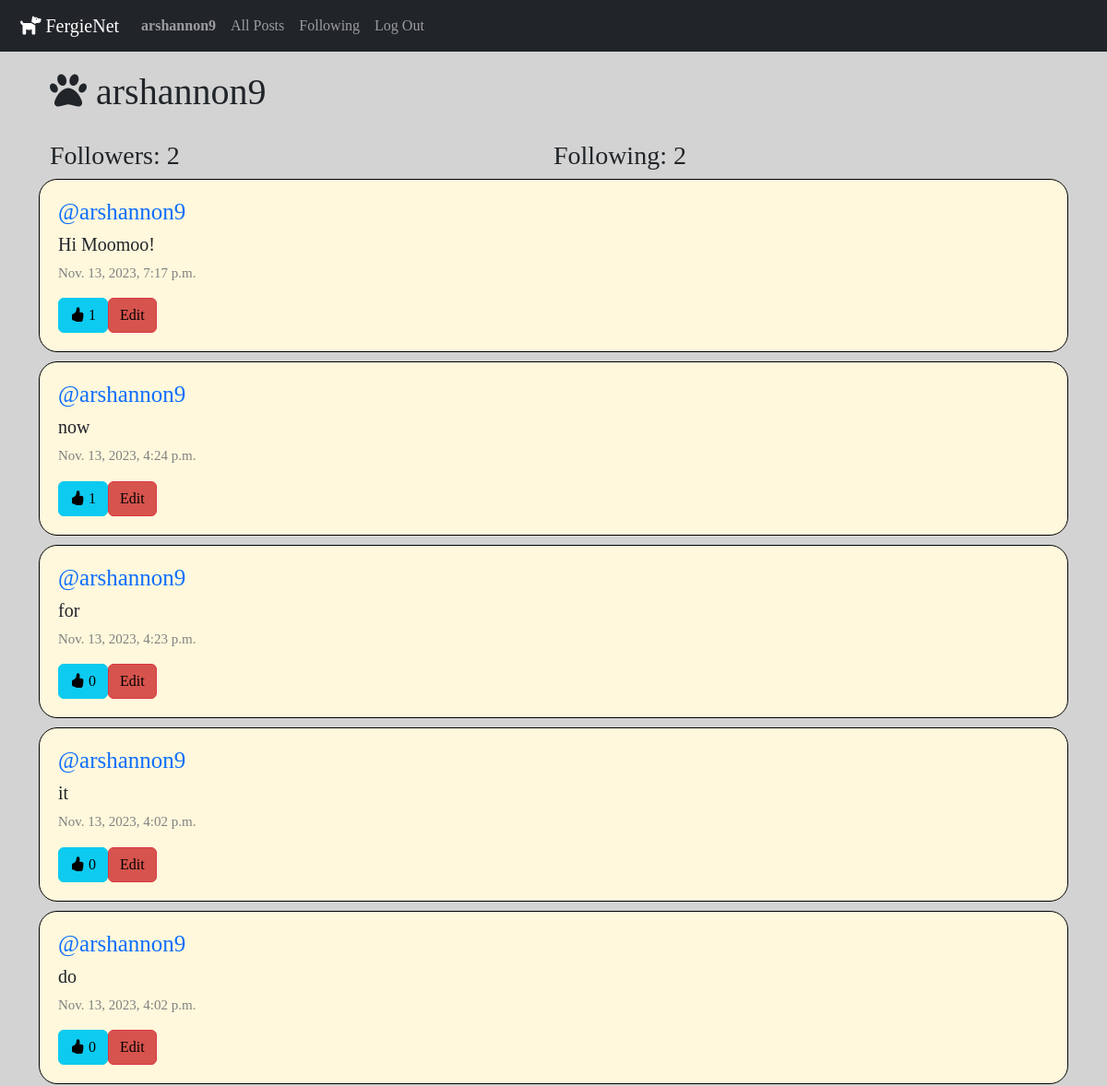
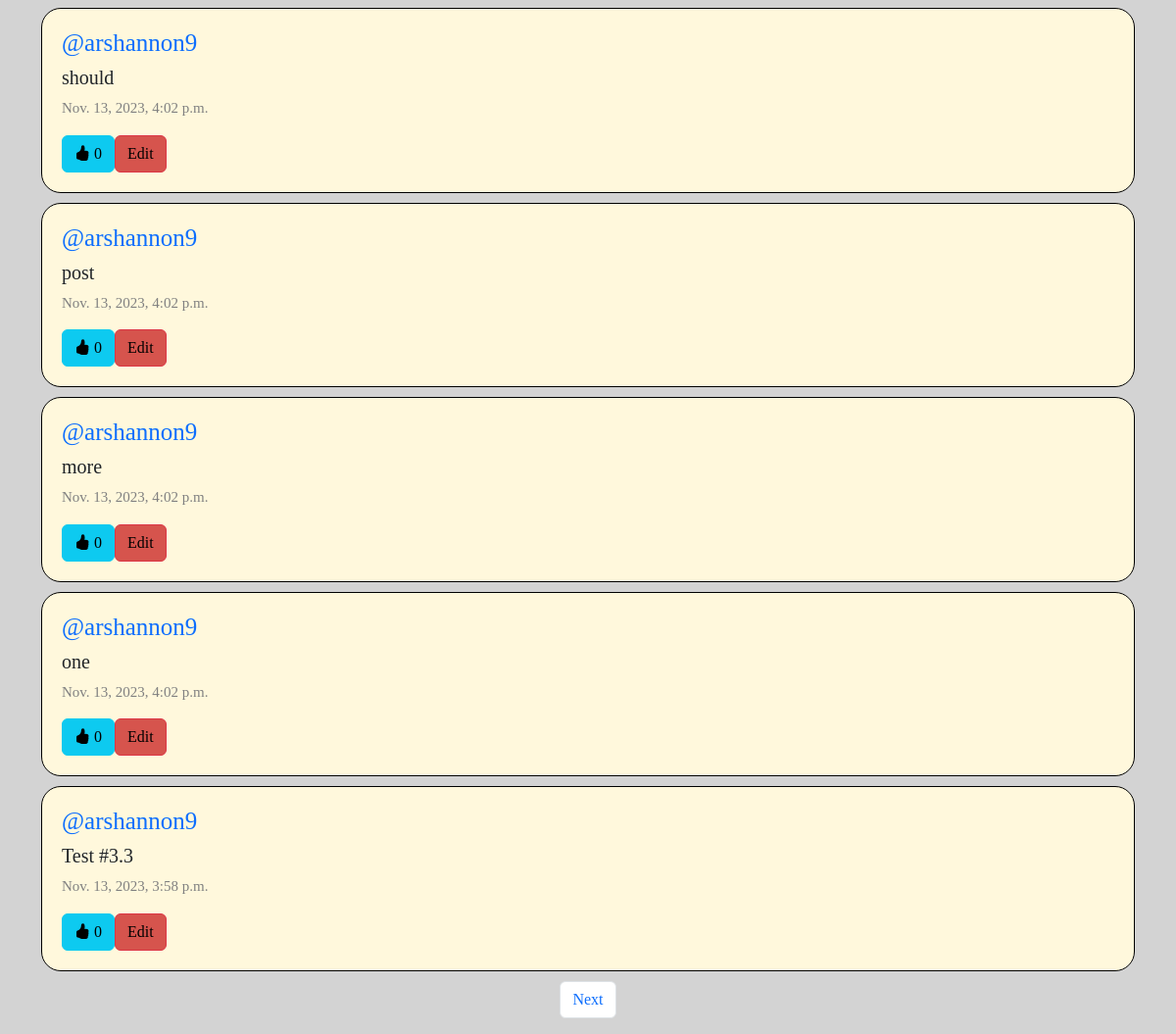
/profile/1 (signed in), run on the app's committed database (2 pictures, top to bottom).
### network/models.py (models this page shows, shortened)
class User(AbstractUser):
    pass

class Post(models.Model):
    user = models.ForeignKey(User, on_delete=models.CASCADE, related_name='author')
    content = models.CharField(max_length=280)
    date = models.DateTimeField(auto_now_add=True)
    like_count = models.IntegerField(default=0)

### network/views.py (the view)
# urls.py: path("profile/<int:user_id>", views.profile, name="profile"),
def profile(request, user_id):
    if request.user.is_authenticated:
        user = get_object_or_404(User, pk=user_id)
        all_posts = Post.objects.filter(user=user).order_by("id").reverse()
        followers = Follow.objects.filter(user_followed=user)
        following = Follow.objects.filter(user_following=user)
        is_following = followers.filter(user_following=request.user).exists()
        paginator = Paginator(all_posts, 10)
        page_number = request.GET.get("page")
        page_posts = paginator.get_page(page_number)
        all_likes = Like.objects.all()
        user_likes = []
        try:
            for like in all_likes:
                if like.user_liking.id == request.user.id:
                    user_likes.append(like.post_liked.id)
        except:
            user_likes = []
        return render(request, "network/profile.html", {
            "all_posts": all_posts,
            "page_posts": page_posts,
            "username": user.username,
            "followers": followers,
            "following": following,
            "is_following": is_following,
            "profile_user": user,
            "user_likes": user_likes
        })
    else:
        messages.warning(request, "You must be logged in to view that page.")
        return HttpResponseRedirect(reverse("login"))

### network/templates/network/profile.html (shortened to what this page needs)
{% extends "network/layout.html" %} {% block body %}
<div class="container-lg page-display">
  <div class="container-lg header">
    <h1><i class="fa-solid fa-paw"></i> {{ username }}</h1>
  </div>
  <div class="container-lg">
    <div class="follow-list">
      <h3 class="col-6">Followers: {{ followers.count }}</h3>
      <h3 class="col-6">Following: {{ following.count }}</h3>
    </div>
  </div>
  <div class="all-posts">
    {% for post in page_posts %}
    <div class="container-lg post-display">
      <h5 class="post-user"><a href="{% url 'profile' user_id=post.user.id %}" class="post-user-link">@{{ post.user }}</a></h5>
      <h6 class="post-content" id="content_{{ post.id }}">{{ post.content }}</h6>
      <p class="post-date">{{ post.date }}</p>
      <div class="post-buttons">
      {% if user.is_authenticated %}
        <button class="btn btn-info bi bi-hand-thumbs-up-fill" id="{{ post.id }}" onclick="likeHandler({{ post.id }}, {{ user_likes }})"> <span id="like_count_display_{{ post.id }}">{{ post.like_count }}</span></button>
        {% if user == post.user %}
        <div class="edit-button">
          <button class="btn btn-danger" data-bs-toggle="modal" data-bs-target="#modal_edit_post_{{ post.id }}">Edit</button>
        </div>
        {% endif %}
      {% endif %}
      </div>
    </div>
    {% endfor %}
  </div>
  <nav aria-label="Page navigation">
    <ul class="pagination">
      {% if page_posts.has_next %}
      <li class="page-item">
        <a class="page-link" href="?page={{ page_posts.next_page_number }}">Next</a>
      </li>
      {% endif %}
    </ul>
  </nav>
</div>
{% endblock %}

### network/templates/network/layout.html (shortened to what this page needs)
{% load static %}
<!DOCTYPE html>
<html lang="en">
  <head>
    <link href="https://cdn.jsdelivr.net/npm/bootstrap@5.3.2/dist/css/bootstrap.min.css" rel="stylesheet">
    <link rel="stylesheet" href="https://cdn.jsdelivr.net/npm/bootstrap-icons@1.11.1/font/bootstrap-icons.css">
    <link href="{% static 'network/styles.css' %}" rel="stylesheet" />
  </head>
  <body>
    <nav class="navbar sticky-top bg-dark navbar-expand-md navbar-dark">
      <div class="navbar-container container-xxl">
          <a class="navbar-brand" href="{% url 'index' %}">
              <i class="fa-solid fa-dog"></i> FergieNet
          </a>
          <div class="collapse navbar-collapse justify-content-start align-center" id="main-nav">
              <ul class="navbar-nav">
                  {% if user.is_authenticated %}
                  <li class="nav-item">
                      <a class="nav-link" href="{% url 'profile' user_id=user.id %}">
                          <strong>{{ user.username }}</strong>
                      </a>
                  </li>
                  <li class="nav-item">
                      <a class="nav-link" href="{% url 'index' %}">All Posts</a>
                  </li>
                  <li class="nav-item">
                      <a class="nav-link" href="{% url 'following' %}">Following</a>
                  </li>
                  <li class="nav-item">
                      <a class="nav-link" href="{% url 'logout' %}">Log Out</a>
                  </li>
                  {% endif %}
              </ul>
          </div>
      </div>
  </nav>
    <div class="body">{% block body %} {% endblock %}</div>
  </body>
</html>

### network/static/network/styles.css (style rules this page uses)
body { font-family: Garamond, serif; overflow: scroll; background-color: lightgray; }
a.post-user-link { text-decoration: none; }
.all-posts, .following-posts { display: flex; justify-content: flex-start; flex-direction: column; }
.btn-danger { --bs-btn-bg: #d6544d; --bs-btn-color: #000; }
.edit-button { display: flex; justify-content: space-around; }
.follow-list { display: flex; flex-direction: row; justify-content: flex-start; }
.header { margin: 20px 0; display: flex; flex-direction: row; justify-content: space-between; }
.navbar { position: sticky; top: 0; padding-left: 10px; }
.new-post-form, .post-display { display: flex; flex-direction: column; justify-content: center; align-items: flex-start; border: 1px solid black; border-radius: 20px; padding: 20px; margin-bottom: 10px; background-color: cornsilk; }
.pagination { display: flex; justify-content: center; }
.post-content { font-size: 20px; }
.post-user { font-size: 25px; }
.post-date { font-size: 15px; color: gray; }
.post-buttons { display: flex; flex: row; justify-content: space-between; }

### data on the page
User: username "arshannon9"
Post: user "arshannon9", content "Hi Moomoo!", date "Nov. 13, 2023, 7:17 p.m.", like_count "1"
Post: user "arshannon9", content "now", date "Nov. 13, 2023, 4:24 p.m.", like_count "1"
Post: user "arshannon9", content "for", date "Nov. 13, 2023, 4:23 p.m.", like_count "0"
Post: user "arshannon9", content "it", date "Nov. 13, 2023, 4:02 p.m.", like_count "0"
Post: user "arshannon9", content "do", date "Nov. 13, 2023, 4:02 p.m.", like_count "0"
Post: user "arshannon9", content "should", date "Nov. 13, 2023, 4:02 p.m.", like_count "0"
Post: user "arshannon9", content "post", date "Nov. 13, 2023, 4:02 p.m.", like_count "0"
Post: user "arshannon9", content "more", date "Nov. 13, 2023, 4:02 p.m.", like_count "0"
Post: user "arshannon9", content "one", date "Nov. 13, 2023, 4:02 p.m.", like_count "0"
Post: user "arshannon9", content "Test #3.3", date "Nov. 13, 2023, 3:58 p.m.", like_count "0"

### other printed values
{{ followers.count }} "2"
{{ following.count }} "2"
